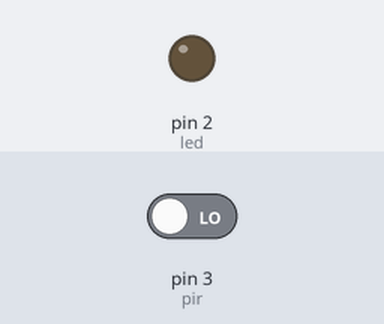
A sketch run on a simulated Arduino Uno, built with avr-gcc and run on an emulated ATmega328P. On the bench: output pins drawn as LEDs (lit = HIGH). Inputs (shaded band) come from the test bench; at power-on: pin 3 (pir) LOW. What the sketch prints to the serial monitor is not drawn.

Above: at 1.2 s.
1.3 s: pin 3 (pir) driven HIGH
At 2.0 s:
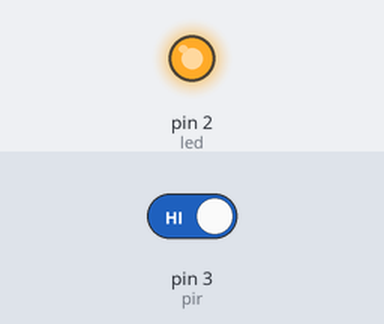
2.8 s: pin 3 (pir) driven LOW
At 3.2 s:
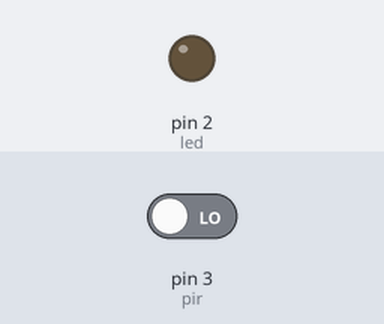
Timing chart, 0 to 5.8 s (numbered marks = the images above; inputs shaded):
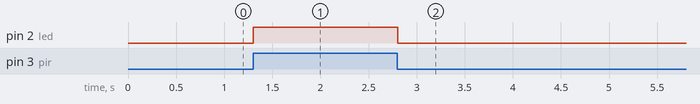

The sketch:

pir-senzor.ino
```cpp
int pir = 3;
int led = 2;

void setup() {
  pinMode(pir, INPUT);
  pinMode(led, OUTPUT);
  Serial.begin(9600);
}

void loop() {
  int val = digitalRead(pir);
  digitalWrite(led, val);
  Serial.println(val);
  if (val == 1) {
    digitalWrite(led, HIGH);
  }
}
```

Measured:
- after the input at 1.3 s, pin 2 (led): LOW → HIGH at once
- after the input at 2.8 s, pin 2 (led): HIGH → LOW at once
